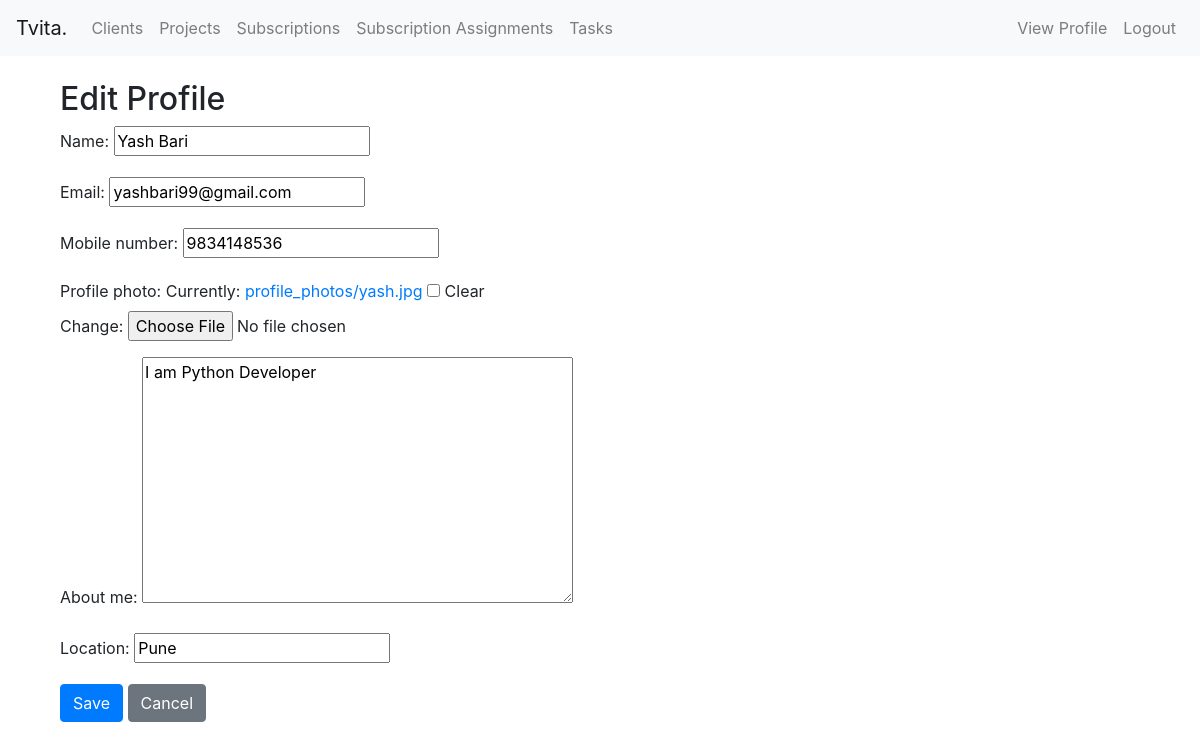
The page /profile/edit/ (signed in) on the database as committed earlier.
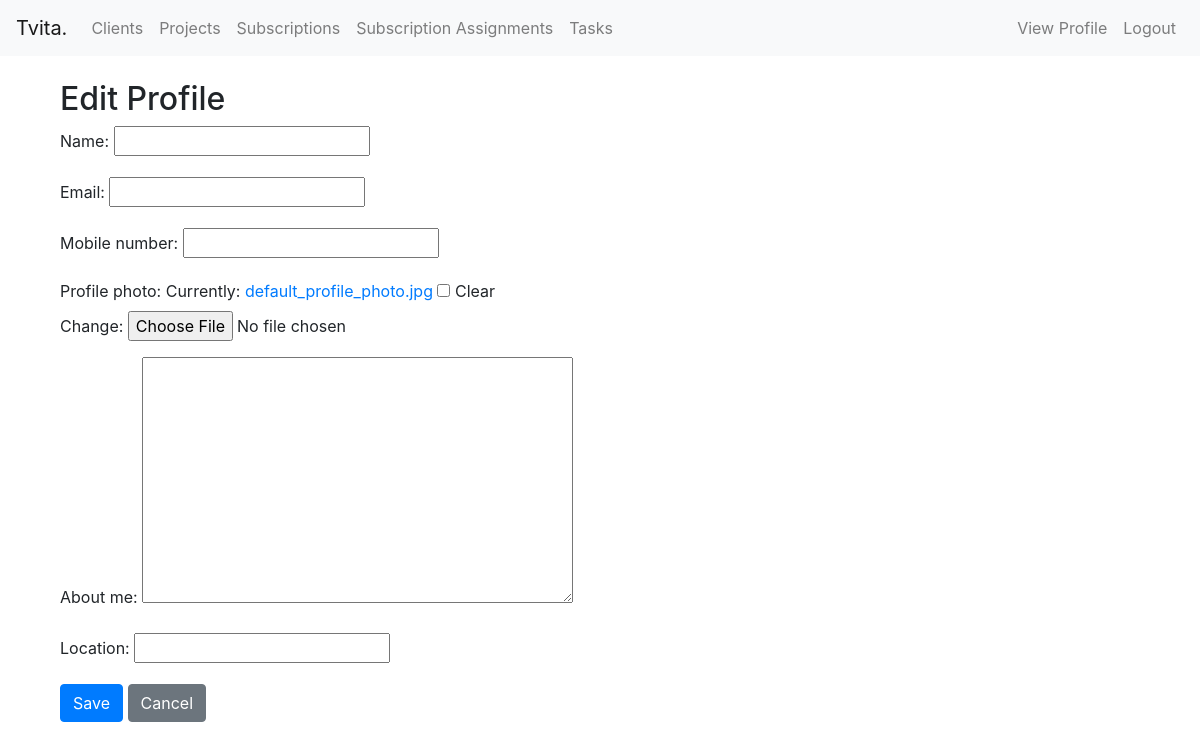
The same page on the database as committed later.
### Clients/models.py (models this page shows, shortened)
class UserProfile(models.Model):
    user = models.OneToOneField(User, on_delete=models.CASCADE)
    name = models.CharField(max_length=255)
    email = models.EmailField(max_length=255)
    mobile_number = models.CharField(max_length=255, blank=True, null=True)
    profile_photo = models.ImageField(upload_to='profile_photos/', blank=True, default='default_profile_photo.jpg')
    about_me = models.TextField(blank=True, null=True)
    location = models.CharField(max_length=50, blank=True, null=True)
    created_at = models.DateTimeField(auto_now_add=True)
    updated_at = models.DateTimeField(auto_now=True)

### Clients/views.py (the view)
# urls.py: path('profile/edit/', views.edit_profile, name='edit_profile'),
@login_required
def edit_profile(request):
    user_profile = request.user.userprofile
    if request.method == 'POST':
        form = UserProfileForm(request.POST, request.FILES, instance=user_profile)
        if form.is_valid():
            form.save()
            return redirect('view_profile')
    else:
        form = UserProfileForm(instance=user_profile)
    return render(request, 'edit_profile.html', {'form': form})

### Clients/forms.py
class UserProfileForm(forms.ModelForm):
    class Meta:
        model = UserProfile
        fields = ['name', 'email', 'mobile_number', 'profile_photo', 'about_me', 'location']

### templates/edit_profile.html (shortened to what this page needs)
{% extends 'base.html' %}
{% block content %}
<div class="container">
  <h2>Edit Profile</h2>
  <form method="post" enctype="multipart/form-data">
    {{ form.as_p }}
    <button type="submit" class="btn btn-primary">Save</button>
    <a href="{% url 'view_profile' %}" class="btn btn-secondary">Cancel</a>
  </form>
</div>
{% endblock %}

Rows that differ between the two databases and show on the page:
changed UserProfile: name "Yash Bari" → (not shown); email "yashbari99@gmail.com" → (not shown); mobile_number "9834148536" → (not shown); about_me "I am Python Developer" → (not shown); location "Pune" → (not shown)
Other text that changed with them:
text no longer shown: "Name: Email: Mobile number: Profile photo: Currently: profile_photos/yash.jpg Clear Change: About me: Location:"
text now shown: "Name: Email: Mobile number: Profile photo: Currently: default_profile_photo.jpg Clear Change: About me: Location:"
